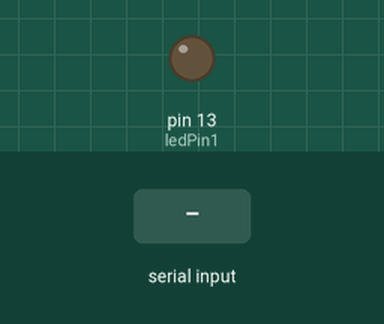
Simulated run of this sketch. Board: Arduino Uno, built with avr-gcc and run on an emulated ATmega328P. On the bench: output pins drawn as LEDs (lit = HIGH). The test bench sets the inputs (shaded band).

Above: at 1.2 s.
1.3 s: "1" received over the second serial link
At 1.7 s:
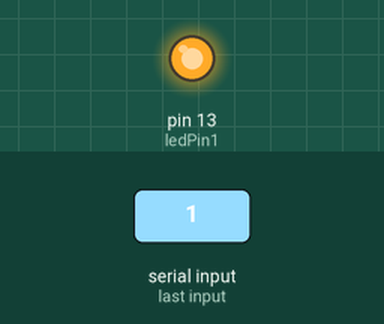
2.8 s: "2" received over the second serial link
At 4.1 s:
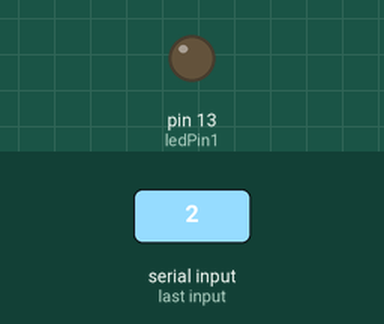
Timing chart, 0 to 5.8 s (numbered marks = the images above; inputs shaded):
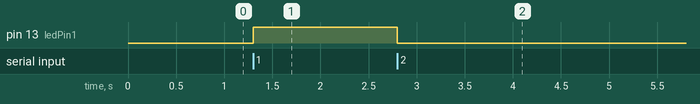

The sketch:

VoiceLock.ino
```cpp
#include <SoftwareSerial.h>

int TxPin = 0;
int RxPin = 1;
int ledPin1 = 13;
SoftwareSerial BTSerial(TxPin, RxPin);

void setup()
{
  Serial.begin(9600);
  BTSerial.begin(9600);
  pinMode(ledPin1,OUTPUT);
}

void loop()
{
  if (BTSerial.available())
  {
    char cmd = (char)BTSerial.read();
    if(cmd == '1')
    {
      digitalWrite(ledPin1,HIGH);
    }
    else if(cmd == '2')
    {
      digitalWrite(ledPin1,LOW);
    }

    }
}
```

Measured:
- after the input at 1.3 s, pin 13 (ledPin1): LOW → HIGH at once
- after the input at 2.8 s, pin 13 (ledPin1): HIGH → LOW at once
